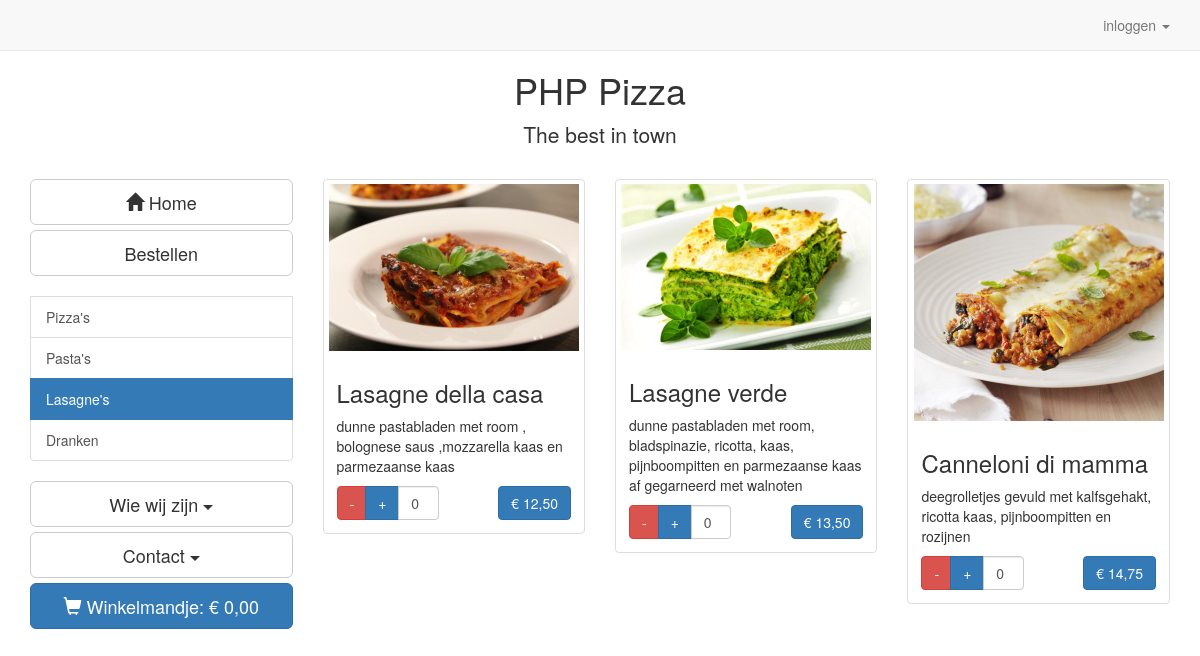
Page /?page=bestellen&cat=3 on the earlier database version.
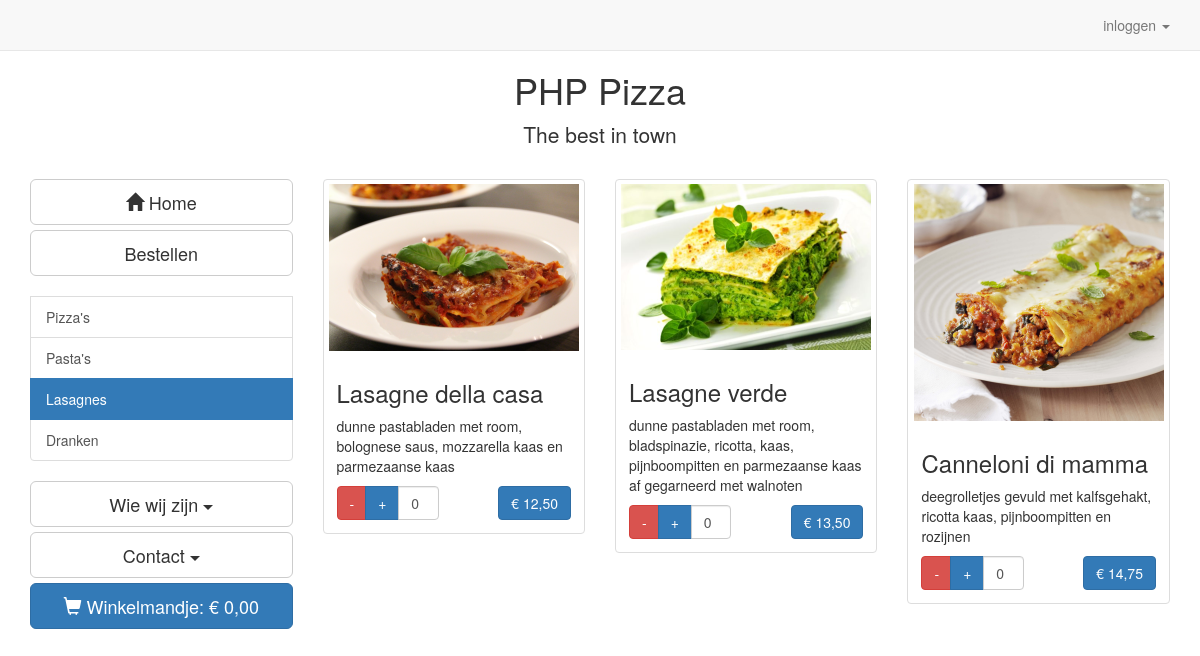
Same page on the later database version.
### tables this page shows
CREATE TABLE productcategorie (
  id                         	INTEGER UNSIGNED         	NOT NULL     AUTO_INCREMENT,
  naam                       	varchar(40)              	NOT NULL,
PRIMARY KEY(id)
);

CREATE TABLE product (
  id                         	INTEGER UNSIGNED         	NOT NULL     AUTO_INCREMENT,
  naam                       	varchar(100)             	NOT NULL,
  omschrijving               	text,
  categorie_id               	INTEGER UNSIGNED         	NOT NULL,
  prijs              			int(10)                   	NOT NULL,
  actief						tinyint(1)					NOT NULL,
PRIMARY KEY(id),
FOREIGN KEY(categorie_id)    		REFERENCES productcategorie(id)
);

### functions/get_products.php (called while the page is built, shortened)
<?php
function getProductcategorie() {
    global $db;
    $sql = '
      SELECT id, naam
      FROM productcategorie ORDER BY id';
    $stmt = $db->prepare($sql);
    $stmt->execute();
    $result = $stmt->fetchAll(PDO::FETCH_ASSOC);
    return $result;
}
function getProducts($cat, $start, $aantal){
    global $db;
    $sql = '
      SELECT id, naam, omschrijving, prijs
      FROM product
      WHERE categorie_id = :cat AND actief = 1
      LIMIT :start, :aantal';
      $stmt = $db->prepare($sql);
      $stmt->bindParam(':cat', $cat, PDO::PARAM_INT);
      $stmt->bindParam(':start', $start, PDO::PARAM_INT);
      $stmt->bindParam(':aantal', $aantal, PDO::PARAM_INT);
      $stmt->execute();
      $result = $stmt->fetchAll(PDO::FETCH_ASSOC);
      return($result);
}
function convertPrice($input){
  $output = "€ ";
  $number = round(($input / 100),2);
  $output .= number_format($number, 2, ',', ' ');
  return($output);
}
 ?>

### functions/get_chart.php (called while the page is built, shortened)
<?php
extract($_POST);
require_once('get_products.php');
function getNrInChart($id){
  if(isset($_SESSION['cart'])){
    if(is_array($_SESSION['cart'])){
      if(isset($_SESSION['cart'][$id])){
        return $_SESSION['cart'][$id];
      }else{
        return 0;
      }
    }else{
      return 0;
    }
  }else{
    return 0;
  }
}
?>

### parts/bestellen.php (the view, shortened to what this page needs)
<?php
if(isset($_GET['cat'])){
  $catSelected = htmlspecialchars($_GET['cat']);
}else{
    $catSelected = 1;
}
$producten = getProducts($catSelected, 0, 8 );
 ?>
<div class="row">
  <?php
  foreach($producten AS $product){
  ?>
  <div class="col-sm-6 col-md-4">
    <div class="thumbnail">
      <img src="img/products/<?php echo $product['id'] ?>.png" alt="<?php echo $product['naam'] ?>">
      <div class="caption">
        <h3><?php echo $product['naam'];?></h3>
        <p><?php echo $product['omschrijving'];?></p>
        <div class="row">
          <div class="col-lg-6">
            <div class="input-group">
              <span class="input-group-btn">
                <button class="btn btn-danger" id="product<?php echo $product['id']; ?>min" type="button"> - </button>
                <button class="btn btn-primary" id="product<?php echo $product['id']; ?>plus" type="button"> + </button>
              </span>
              <input type="text" id="product<?php echo $product['id']; ?>amount" class="form-control" value="<?php echo getNrInChart($product['id']); ?>">
            </div>
          </div>
          <div class="col-lg-6">
            <button class="btn btn-primary pull-right" id="product<?php echo $product['id']; ?>order" type="button"><?php echo convertPrice($product['prijs']); ?></button>
          </div>
        </div>
      </div>
    </div>
  </div>
<?php
} ?>
</div>

### index.php (shortened to what this page needs)
<?php
require_once('functions/database.php');
require_once("functions/get_products.php");
require_once("functions/get_chart.php");
if(!isset($_SESSION['logged_in'])){
  $logged_in = $_SESSION['logged_in'];
}else{
  $logged_in = $_SESSION['logged_in'];
}
 ?>
<!DOCTYPE html>
 <html class="no-js">
    <head>
        <link rel="stylesheet" href="css/bootstrap.min.css">
        <link rel="stylesheet" href="css/style.css">
    </head>
    <body>
    <?php include("parts/header.php"); ?>
    <div class="container" id="navigation_container">
        <div class="row">
                <?php include("parts/navigation.php"); ?>
                <div class="col-sm-9 main">
                    <?php
                    if (isset($_GET["page"])) {
                        $page = htmlspecialchars($_GET["page"]);
                        include("parts/{$page}.php");
                    } else {
                        include("parts/main.php");
                    }
                    ?>
                </div>
        </div>
    </div>
    </body>
</html>

### parts/header.php (shortened to what this page needs)
<div class="header" id="header">
  <nav class="navbar navbar-default navbar-fixed-top">
          <div class="container">
            <div id="navbar" class="navbar-collapse collapse">
            <ul class="nav navbar-nav navbar-right">
              <li class="dropdown">
                <a href="#" class="dropdown-toggle" data-toggle="dropdown" role="button" id="loginText">
                  <?php if(!$logged_in){
                    echo "inloggen";
                  }else{
                    echo "Welkom ".ucfirst(strtolower($_SESSION["user_name"]))." (uitloggen)";
                    ?>
                    <?php
                  }
                  ?>
                  <span class="caret"></span>
                </a>
              </li>
            </ul>
          </div>
      </div>
    </nav>
    <div class="container text-center">
      <h1 class="bedrijfsnaam">PHP Pizza</h1>
      <p class="lead beschrijving">The best in town</p>
    </div>
</div>

### parts/navigation.php (shortened to what this page needs)
<?php
require_once("functions/get_products.php");
$categories = getProductcategorie();
if(isset($_GET['cat'])){
  $catSelected = htmlspecialchars($_GET['cat']);
}else{
    $catSelected = 1;
}
?>
<div class="col-sm-3 offset-sm-1">
    <div class="navigatie">
            <a href="index.php" class="btn btn-default btn-lg btn-block" role="button">
                <span class="glyphicon glyphicon-home" aria-hidden="true"></span> Home
            </a>
            <a href="?page=bestellen" class="btn btn-default btn-lg btn-block" role="button">Bestellen</a>
            <?php
            if(isset($_GET['page'])){
              if($_GET['page'] == "bestellen"){
            ?>
              <div class="list-group"><br>
                <?php
                foreach($categories AS $cat){
                  if($catSelected == $cat['id']){
                    $active = "active";
                  }else{
                    $active = "";
                  }
                  echo  '<a href="?page=bestellen&cat='. $cat['id'] .'" class="list-group-item '. $active .'"> '. $cat['naam'] .'</a>';
                }
                ?>
              </div>
            <?php
          }
        };
            ?>
            <div class="btn-group btn-block">
                <button type="button" id="wiezijnwij" class="btn btn-default btn-lg dropdown-toggle btn-block" data-toggle="dropdown" aria-haspopup="true" aria-expanded="false">
                    Wie wij zijn <span class="caret"></span>
                </button>
            </div>
            <div class="btn-group btn-block">
                <button type="button" id="contact" class="btn btn-default btn-lg dropdown-toggle btn-block" data-toggle="dropdown" aria-haspopup="true" aria-expanded="false">
                    Contact <span class="caret"></span>
                </button>
            </div>
            <a href="?page=afrekenen" class="btn btn-primary btn-lg btn-block" role="button" id="totaalBedrag"><span class="glyphicon glyphicon-shopping-cart"></span> Winkelmandje: € 0,00
            </a>
    </div>
</div>

### css/style.css (style rules this page uses)
.header { margin-bottom: 10px; }
body { margin-bottom: 100px; min-height: 2000px; padding-top: 50px; }
.input-group input { max-width: 3em; }

Differences in the rows shown:
changed productcategorie: naam "Lasagne's" → "Lasagnes"
changed product "Lasagne della casa": omschrijving "dunne pastabladen met room , bolognese saus ,mozzarella kaas en parmezaanse kaas" → "dunne pastabladen met room, bolognese saus, mozzarella kaas en parmezaanse kaas"
